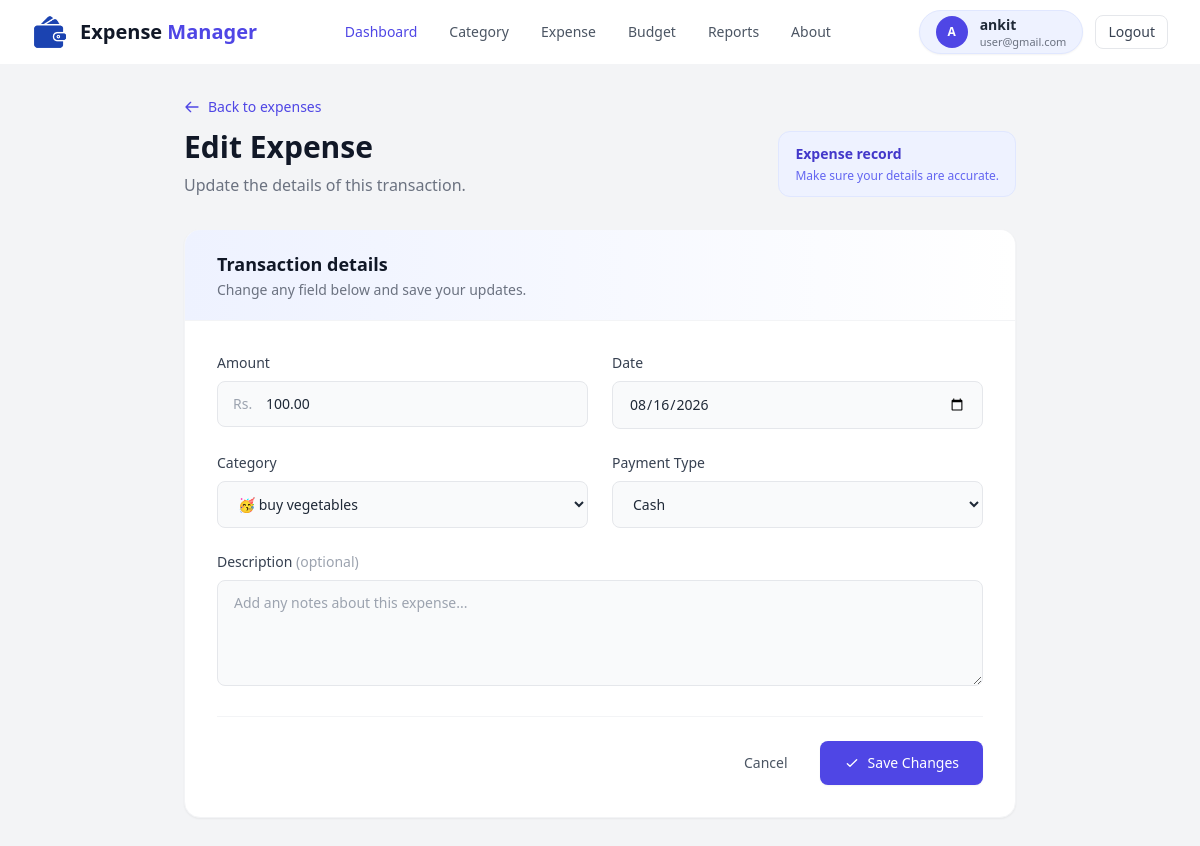
Screenshot of /edit_expense/1/ (signed in) with the database file from the repository.
### expense/models.py (models this page shows, shortened)
class Expense(models.Model):
    CASH = 'cash'
    ONLINE = 'online'
    PAYMENT_TYPE_CHOICES = [
        (CASH,'cash'),
        (ONLINE,'online'),
    ]
    user = models.ForeignKey(settings.AUTH_USER_MODEL,on_delete=models.CASCADE)
    category = models.ForeignKey(ExpenseCategory, on_delete=models.CASCADE)
    amount = models.DecimalField(max_digits=20, decimal_places=2)
    description = models.TextField(blank=True,default= "N/A")
    date = models.DateField()
    payment_type = models.CharField(max_length=10,choices=PAYMENT_TYPE_CHOICES,default=CASH)

class ExpenseCategory(models.Model):
    user = models.ForeignKey(User,on_delete=models.CASCADE,related_name="expense_categories")
    category_name = models.CharField(max_length=50)
    category_icon = models.CharField(max_length=10,default="📦")

### expense/views.py (the view, shortened to what this page needs)
# urls.py: path("edit_expense/<int:id>/", views.edit_expense, name="edit_expense"),
@login_required
def edit_expense(req, id):
    expense = Expense.objects.get(id=id, user=req.user)
    categories = ExpenseCategory.objects.filter(user=req.user)
    data = {
        "expense" : expense,
        "categories" : categories,
    }
    return render(req,"edit_expense.html",data)

### expense/templates/edit_expense.html (shortened to what this page needs)
{% load static %}
<!DOCTYPE html>
<html lang="en">
<head>
    <script src="https://cdn.tailwindcss.com"></script>
</head>
<body class="min-h-screen bg-gray-100 text-gray-800">
    <header class="bg-white border-b border-gray-100 sticky top-0 z-50">
        <div class="max-w-7xl mx-auto px-4 sm:px-6 lg:px-8">
            <div class="flex items-center justify-between h-16">
                <a href="{% url 'dashboard' %}" class="flex items-center gap-2 sm:gap-3 shrink-0">
                    <div class="w-8 h-8 sm:w-9 sm:h-9 flex items-center justify-center">
                        <img src="{% static 'wallet.png' %}" alt="Logo" class="h-full w-auto object-contain">
                    </div>
                    <span class="text-lg sm:text-xl font-bold text-gray-900">
                        Expense <span class="text-indigo-600">Manager</span>
                    </span>
                </a>
                <nav class="hidden md:flex items-center gap-6 lg:gap-8">
                    <a href="{% url 'dashboard' %}" class="text-sm font-medium text-indigo-600">
                        Dashboard
                    </a>
                    <a href="{% url 'add_category' %}" class="text-sm font-medium text-gray-600 hover:text-indigo-600 transition-colors">
                        Category
                    </a>
                    <a href="{% url 'add_expense' %}" class="text-sm font-medium text-gray-600 hover:text-indigo-600 transition-colors">
                        Expense
                    </a>
                    <a href="{% url 'set_budget' %}" class="text-sm font-medium text-gray-600 hover:text-indigo-600 transition-colors">
                        Budget
                    </a>
                    <a href="{% url 'reports' %}" class="text-sm font-medium text-gray-600 hover:text-indigo-600 transition-colors">
                        Reports
                    </a>
                    <a href="" class="text-sm font-medium text-gray-600 hover:text-indigo-600 transition-colors">
                        About
                    </a>
                </nav>
                <div class="flex items-center gap-2 sm:gap-3">
                    {% if request.user.is_authenticated %}
                    <div class="flex items-center gap-2 sm:gap-3 rounded-full border border-indigo-100 bg-indigo-50 px-2 sm:px-4 py-1 shadow-sm">
                        <div class="flex h-7 w-7 sm:h-8 sm:w-8 shrink-0 items-center justify-center rounded-full bg-indigo-600 text-xs font-bold text-white">
                            {% if request.user.first_name %}
                            {{ request.user.first_name|first|upper }}
                            {% else %}
                            {{ request.user.username|first|upper }}
                            {% endif %}
                        </div>
                        <div class="hidden sm:flex flex-col leading-tight max-w-[130px] lg:max-w-[200px]">
                            <span class="text-xs sm:text-sm font-semibold text-gray-800 truncate">
                                {% if request.user.first_name %}
                                {{ request.user.first_name }} {% if request.user.last_name %}{{ request.user.last_name }}{% endif %}
                                {% else %}
                                {{ request.user.username }}
                                {% endif %}
                            </span>
                            <span class="text-[10px] sm:text-[11px] text-gray-500 truncate">{{ request.user.email }}</span>
                        </div>
                    </div>
                    <a href="{% url 'logout' %}"
                        class="inline-flex items-center justify-center rounded-lg border border-gray-200 bg-white px-2.5 sm:px-3 py-1.5 text-xs sm:text-sm font-medium text-gray-700 transition hover:border-red-200 hover:text-red-600">
                        Logout
                    </a>
                    {% endif %}
                </div>
            </div>
        </div>
    </header>
    <main class="mx-auto max-w-4xl px-4 py-6 sm:px-6 sm:py-8 lg:px-8">
        <div class="mb-6 sm:mb-8 flex flex-col gap-4 sm:flex-row sm:items-end sm:justify-between">
            <div>
                <a href="{% url 'manage_expense' %}"
                    class="mb-3 inline-flex items-center gap-2 text-sm font-medium text-indigo-600 transition hover:text-indigo-700">
                    <svg class="h-4 w-4" fill="none" stroke="currentColor" viewBox="0 0 24 24">
                        <path stroke-linecap="round" stroke-linejoin="round" stroke-width="2"
                            d="M10 19l-7-7m0 0l7-7m-7 7h18" />
                    </svg>
                    Back to expenses
                </a>
                <h1 class="text-2xl sm:text-3xl font-bold text-gray-900">Edit Expense</h1>
                <p class="mt-1 sm:mt-2 text-sm sm:text-base text-gray-500">Update the details of this transaction.</p>
            </div>
            <div class="rounded-xl border border-indigo-100 bg-indigo-50 px-4 py-3 text-sm text-indigo-700 self-start sm:self-auto">
                <span class="font-semibold">Expense record</span>
                <span class="mt-1 block text-xs text-indigo-500">Make sure your details are accurate.</span>
            </div>
        </div>
        <section class="overflow-hidden rounded-2xl border border-gray-100 bg-white shadow-sm">
            <div class="border-b border-gray-100 bg-gradient-to-r from-indigo-50 to-white px-5 py-4 sm:px-8 sm:py-5">
                <h2 class="text-base sm:text-lg font-semibold text-gray-900">Transaction details</h2>
                <p class="mt-0.5 text-xs sm:text-sm text-gray-500">Change any field below and save your updates.</p>
            </div>
            <form method="POST" class="grid grid-cols-1 gap-5 p-5 sm:grid-cols-2 sm:gap-6 sm:p-8">
                <div>
                    <label for="amount" class="mb-2 block text-sm font-medium text-gray-700">Amount</label>
                    <div class="relative">
                        <span
                            class="pointer-events-none absolute inset-y-0 left-4 flex items-center text-gray-400 text-sm">Rs.</span>
                        <input id="amount" type="number" name="amount" value="{{ expense.amount }}" step="0.01" min="0"
                            required
                            class="w-full rounded-lg border border-gray-200 bg-gray-50 py-2.5 sm:py-3 pl-12 pr-4 text-sm outline-none transition focus:border-indigo-500 focus:bg-white focus:ring-2 focus:ring-indigo-100">
                    </div>
                </div>
                <div>
                    <label for="date" class="mb-2 block text-sm font-medium text-gray-700">Date</label>
                    <input id="date" type="date" name="date" value="{{ expense.date|date:'Y-m-d' }}" required
                        class="w-full rounded-lg border border-gray-200 bg-gray-50 px-4 py-2.5 sm:py-3 text-sm outline-none transition focus:border-indigo-500 focus:bg-white focus:ring-2 focus:ring-indigo-100">
                </div>
                <div>
                    <label for="category" class="mb-2 block text-sm font-medium text-gray-700">Category</label>
                    <select id="category" name="category" required
                        class="w-full rounded-lg border border-gray-200 bg-gray-50 px-4 py-2.5 sm:py-3 text-sm outline-none transition focus:border-indigo-500 focus:bg-white focus:ring-2 focus:ring-indigo-100">
                        {% for category in categories %}
                        <option value="{{ category.id }}" {% if category.id == expense.category_id %}selected{% endif %}>
                            {{ category.category_icon }} {{ category.category_name }}</option>
                        {% endfor %}
                    </select>
                </div>
                <div>
                    <label for="payment_type" class="mb-2 block text-sm font-medium text-gray-700">Payment Type</label>
                    <select id="payment_type" name="payment_type" required
                        class="w-full rounded-lg border border-gray-200 bg-gray-50 px-4 py-2.5 sm:py-3 text-sm outline-none transition focus:border-indigo-500 focus:bg-white focus:ring-2 focus:ring-indigo-100">
                        <option value="cash" {% if expense.payment_type == 'cash' %}selected{% endif %}>Cash</option>
                    </select>
                </div>
                <div class="sm:col-span-2">
                    <label for="description" class="mb-2 block text-sm font-medium text-gray-700">Description <span
                            class="font-normal text-gray-400">(optional)</span></label>
                    <textarea id="description" name="description" rows="4"
                        placeholder="Add any notes about this expense..."
                        class="w-full resize-y rounded-lg border border-gray-200 bg-gray-50 px-4 py-2.5 sm:py-3 text-sm outline-none transition focus:border-indigo-500 focus:bg-white focus:ring-2 focus:ring-indigo-100">{{ expense.description }}</textarea>
                </div>
                <div
                    class="flex flex-col-reverse gap-3 border-t border-gray-100 pt-5 sm:pt-6 sm:col-span-2 sm:flex-row sm:justify-end">
                    <a href="{% url 'manage_expense' %}"
                        class="inline-flex items-center justify-center rounded-lg px-5 py-2.5 sm:py-3 text-sm font-medium text-gray-600 transition hover:bg-gray-100">Cancel</a>
                    <button type="submit"
                        class="inline-flex items-center justify-center gap-2 rounded-lg bg-indigo-600 px-6 py-2.5 sm:py-3 text-sm font-medium text-white shadow-sm transition hover:bg-indigo-700 focus:outline-none focus:ring-2 focus:ring-indigo-200">
                        <svg class="h-4 w-4" fill="none" stroke="currentColor" viewBox="0 0 24 24">
                            <path stroke-linecap="round" stroke-linejoin="round" stroke-width="2" d="M5 13l4 4L19 7" />
                        </svg>
                        Save Changes
                    </button>
                </div>
            </form>
        </section>
    </main>
</body>
</html>

### rows the page displays
Expense: amount "100.00", date "08/16/2026", category "🥳 buy vegetables", payment_type "Cash"

### other values shown
{{ request.user.username|first|upper }} "A"
{{ request.user.username }} "ankit"
{{ request.user.email }} "user@gmail.com"
